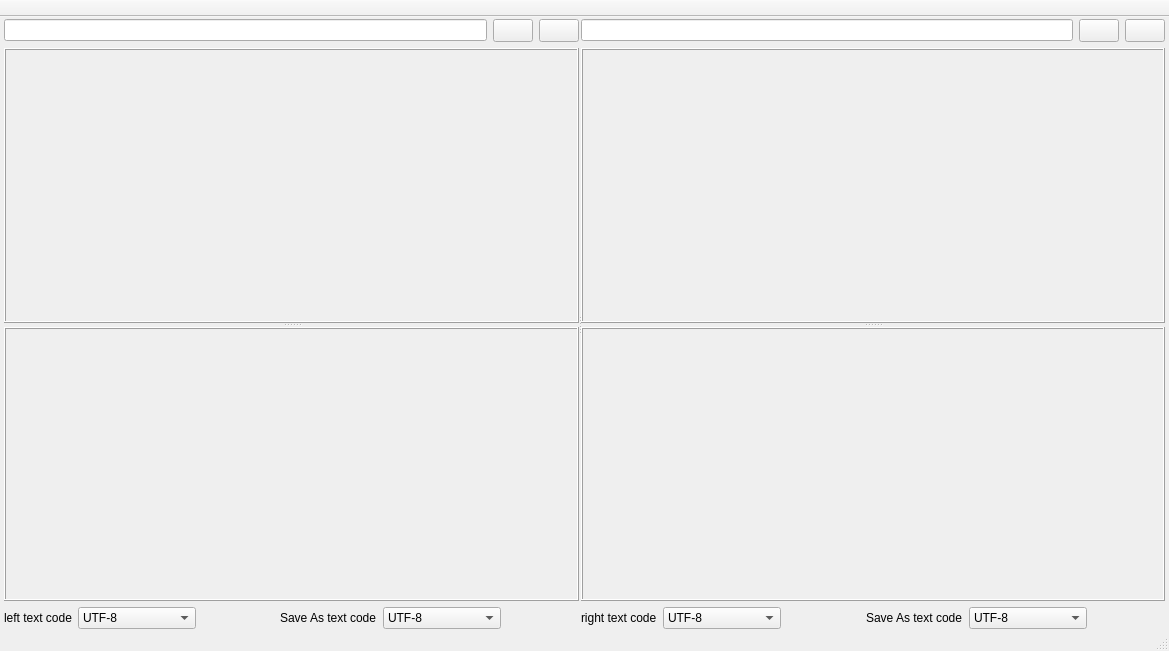
<?xml version="1.0" encoding="UTF-8"?>
<ui version="4.0">
 <class>CompareWin</class>
 <widget class="QMainWindow" name="CompareWin">
  <property name="windowModality">
   <enum>Qt::NonModal</enum>
  </property>
  <property name="geometry">
   <rect>
    <x>0</x>
    <y>0</y>
    <width>1169</width>
    <height>651</height>
   </rect>
  </property>
  <property name="acceptDrops">
   <bool>true</bool>
  </property>
  <property name="windowTitle">
   <string>RealCompare File</string>
  </property>
  <property name="windowIcon">
   <iconset resource="RealCompare.qrc">
    <normaloff>:/Resources/img/main.png</normaloff>:/Resources/img/main.png</iconset>
  </property>
  <widget class="QWidget" name="centralWidget">
   <layout class="QVBoxLayout" name="verticalLayout_3">
    <property name="spacing">
     <number>0</number>
    </property>
    <property name="leftMargin">
     <number>4</number>
    </property>
    <property name="topMargin">
     <number>2</number>
    </property>
    <property name="rightMargin">
     <number>4</number>
    </property>
    <property name="bottomMargin">
     <number>0</number>
    </property>
    <item>
     <widget class="QSplitter" name="splitter">
      <property name="orientation">
       <enum>Qt::Horizontal</enum>
      </property>
      <property name="handleWidth">
       <number>2</number>
      </property>
      <widget class="QWidget" name="leftWidget" native="true">
       <layout class="QVBoxLayout" name="verticalLayout_left">
        <property name="spacing">
         <number>0</number>
        </property>
        <property name="leftMargin">
         <number>0</number>
        </property>
        <property name="topMargin">
         <number>0</number>
        </property>
        <property name="rightMargin">
         <number>0</number>
        </property>
        <property name="bottomMargin">
         <number>0</number>
        </property>
        <item>
         <widget class="QWidget" name="leftChildWidget" native="true">
          <layout class="QVBoxLayout" name="verticalLayout">
           <property name="leftMargin">
            <number>0</number>
           </property>
           <property name="topMargin">
            <number>0</number>
           </property>
           <property name="rightMargin">
            <number>0</number>
           </property>
           <property name="bottomMargin">
            <number>0</number>
           </property>
           <item>
            <layout class="QHBoxLayout" name="horizontalLayout">
             <item>
              <widget class="DragLineEdit" name="leftPath"/>
             </item>
             <item>
              <widget class="QToolButton" name="leftBt">
               <property name="minimumSize">
                <size>
                 <width>40</width>
                 <height>0</height>
                </size>
               </property>
               <property name="toolTip">
                <string>Open File</string>
               </property>
               <property name="text">
                <string/>
               </property>
               <property name="icon">
                <iconset resource="RealCompare.qrc">
                 <normaloff>:/Resources/img/open1.png</normaloff>:/Resources/img/open1.png</iconset>
               </property>
              </widget>
             </item>
             <item>
              <widget class="QToolButton" name="leftSaveBt">
               <property name="minimumSize">
                <size>
                 <width>40</width>
                 <height>0</height>
                </size>
               </property>
               <property name="toolTip">
                <string>Save File</string>
               </property>
               <property name="text">
                <string/>
               </property>
               <property name="icon">
                <iconset resource="RealCompare.qrc">
                 <normaloff>:/Resources/img/save.png</normaloff>:/Resources/img/save.png</iconset>
               </property>
              </widget>
             </item>
            </layout>
           </item>
           <item>
            <widget class="NdSplitter" name="splitter_left">
             <property name="orientation">
              <enum>Qt::Vertical</enum>
             </property>
             <widget class="QsciDisplayWindow" name="leftSrc">
              <property name="frameShape">
               <enum>QFrame::Box</enum>
              </property>
              <property name="frameShadow">
               <enum>QFrame::Raised</enum>
              </property>
              <property name="lineWidth">
               <number>1</number>
              </property>
             </widget>
             <widget class="QsciDisplayWindow" name="leftDiffView">
              <property name="frameShape">
               <enum>QFrame::Box</enum>
              </property>
              <property name="frameShadow">
               <enum>QFrame::Raised</enum>
              </property>
             </widget>
            </widget>
           </item>
           <item>
            <layout class="QHBoxLayout" name="horizontalLayout_5">
             <item>
              <widget class="QLabel" name="leftLabel">
               <property name="text">
                <string>left text code</string>
               </property>
              </widget>
             </item>
             <item>
              <widget class="QComboBox" name="leftCodeBox">
               <property name="enabled">
                <bool>true</bool>
               </property>
               <item>
                <property name="text">
                 <string>UTF-8</string>
                </property>
               </item>
               <item>
                <property name="text">
                 <string>UTF-8 BOM</string>
                </property>
               </item>
               <item>
                <property name="text">
                 <string>UTF16-LE</string>
                </property>
               </item>
               <item>
                <property name="text">
                 <string>UTF16-BG</string>
                </property>
               </item>
               <item>
                <property name="text">
                 <string>GBK</string>
                </property>
               </item>
               <item>
                <property name="text">
                 <string>EUC-JP</string>
                </property>
               </item>
               <item>
                <property name="text">
                 <string>Shift-JIS</string>
                </property>
               </item>
               <item>
                <property name="text">
                 <string>EUC-KR</string>
                </property>
               </item>
               <item>
                <property name="text">
                 <string>KOI8-R</string>
                </property>
               </item>
               <item>
                <property name="text">
                 <string>TSCII</string>
                </property>
               </item>
               <item>
                <property name="text">
                 <string>TIS_620</string>
                </property>
               </item>
               <item>
                <property name="text">
                 <string>BIG5</string>
                </property>
               </item>
               <item>
                <property name="text">
                 <string>WINDOWS1250</string>
                </property>
               </item>
               <item>
                <property name="text">
                 <string>UNKNOWN</string>
                </property>
               </item>
              </widget>
             </item>
             <item>
              <spacer name="horizontalSpacer">
               <property name="orientation">
                <enum>Qt::Horizontal</enum>
               </property>
               <property name="sizeHint" stdset="0">
                <size>
                 <width>40</width>
                 <height>20</height>
                </size>
               </property>
              </spacer>
             </item>
             <item>
              <widget class="QLabel" name="label">
               <property name="text">
                <string>Save As text code</string>
               </property>
              </widget>
             </item>
             <item>
              <widget class="QComboBox" name="leftSaveCodeBox">
               <item>
                <property name="text">
                 <string>UTF-8</string>
                </property>
               </item>
               <item>
                <property name="text">
                 <string>UTF-8 BOM</string>
                </property>
               </item>
               <item>
                <property name="text">
                 <string>UTF16-LE</string>
                </property>
               </item>
               <item>
                <property name="text">
                 <string>UTF16-BG</string>
                </property>
               </item>
               <item>
                <property name="text">
                 <string>GBK</string>
                </property>
               </item>
               <item>
                <property name="text">
                 <string>EUC-JP</string>
                </property>
               </item>
               <item>
                <property name="text">
                 <string>Shift-JIS</string>
                </property>
               </item>
               <item>
                <property name="text">
                 <string>EUC-KR</string>
                </property>
               </item>
               <item>
                <property name="text">
                 <string>KOI8-R</string>
                </property>
               </item>
               <item>
                <property name="text">
                 <string>TSCII</string>
                </property>
               </item>
               <item>
                <property name="text">
                 <string>TIS_620</string>
                </property>
               </item>
               <item>
                <property name="text">
                 <string>BIG5</string>
                </property>
               </item>
               <item>
                <property name="text">
                 <string>WINDOWS1250</string>
                </property>
               </item>
               <item>
                <property name="text">
                 <string>UNKNOWN</string>
                </property>
               </item>
              </widget>
             </item>
             <item>
              <spacer name="horizontalSpacer_3">
               <property name="orientation">
                <enum>Qt::Horizontal</enum>
               </property>
               <property name="sizeHint" stdset="0">
                <size>
                 <width>40</width>
                 <height>20</height>
                </size>
               </property>
              </spacer>
             </item>
            </layout>
           </item>
          </layout>
         </widget>
        </item>
       </layout>
      </widget>
      <widget class="QWidget" name="rightWidget" native="true">
       <layout class="QVBoxLayout" name="verticalLayout_right">
        <property name="spacing">
         <number>0</number>
        </property>
        <property name="leftMargin">
         <number>0</number>
        </property>
        <property name="topMargin">
         <number>0</number>
        </property>
        <property name="rightMargin">
         <number>0</number>
        </property>
        <property name="bottomMargin">
         <number>0</number>
        </property>
        <item>
         <widget class="QWidget" name="rightChildWidget" native="true">
          <layout class="QVBoxLayout" name="verticalLayout_2">
           <property name="leftMargin">
            <number>0</number>
           </property>
           <property name="topMargin">
            <number>0</number>
           </property>
           <property name="rightMargin">
            <number>0</number>
           </property>
           <property name="bottomMargin">
            <number>0</number>
           </property>
           <item>
            <layout class="QHBoxLayout" name="horizontalLayout_3">
             <item>
              <widget class="DragLineEdit" name="rightPath"/>
             </item>
             <item>
              <widget class="QToolButton" name="rightBt">
               <property name="minimumSize">
                <size>
                 <width>40</width>
                 <height>0</height>
                </size>
               </property>
               <property name="toolTip">
                <string>Open File</string>
               </property>
               <property name="text">
                <string/>
               </property>
               <property name="icon">
                <iconset resource="RealCompare.qrc">
                 <normaloff>:/Resources/img/open1.png</normaloff>:/Resources/img/open1.png</iconset>
               </property>
              </widget>
             </item>
             <item>
              <widget class="QToolButton" name="rightSaveBt">
               <property name="minimumSize">
                <size>
                 <width>40</width>
                 <height>0</height>
                </size>
               </property>
               <property name="toolTip">
                <string>Save File</string>
               </property>
               <property name="text">
                <string/>
               </property>
               <property name="icon">
                <iconset resource="RealCompare.qrc">
                 <normaloff>:/Resources/img/save.png</normaloff>:/Resources/img/save.png</iconset>
               </property>
              </widget>
             </item>
            </layout>
           </item>
           <item>
            <widget class="NdSplitter" name="splitter_right">
             <property name="orientation">
              <enum>Qt::Vertical</enum>
             </property>
             <widget class="QsciDisplayWindow" name="rightSrc">
              <property name="frameShape">
               <enum>QFrame::Box</enum>
              </property>
              <property name="frameShadow">
               <enum>QFrame::Raised</enum>
              </property>
             </widget>
             <widget class="QsciDisplayWindow" name="rightDiffView">
              <property name="frameShape">
               <enum>QFrame::Box</enum>
              </property>
              <property name="frameShadow">
               <enum>QFrame::Raised</enum>
              </property>
             </widget>
            </widget>
           </item>
           <item>
            <layout class="QHBoxLayout" name="horizontalLayout_6">
             <item>
              <widget class="QLabel" name="rightLabel">
               <property name="text">
                <string>right text code</string>
               </property>
              </widget>
             </item>
             <item>
              <widget class="QComboBox" name="rightCodeBox">
               <property name="enabled">
                <bool>true</bool>
               </property>
               <item>
                <property name="text">
                 <string>UTF-8</string>
                </property>
               </item>
               <item>
                <property name="text">
                 <string>UTF-8 BOM</string>
                </property>
               </item>
               <item>
                <property name="text">
                 <string>UTF16-LE</string>
                </property>
               </item>
               <item>
                <property name="text">
                 <string>UTF16-BG</string>
                </property>
               </item>
               <item>
                <property name="text">
                 <string>GBK</string>
                </property>
               </item>
               <item>
                <property name="text">
                 <string>EUC-JP</string>
                </property>
               </item>
               <item>
                <property name="text">
                 <string>Shift-JIS</string>
                </property>
               </item>
               <item>
                <property name="text">
                 <string>EUC-KR</string>
                </property>
               </item>
               <item>
                <property name="text">
                 <string>KOI8-R</string>
                </property>
               </item>
               <item>
                <property name="text">
                 <string>TSCII</string>
                </property>
               </item>
               <item>
                <property name="text">
                 <string>TIS_620</string>
                </property>
               </item>
               <item>
                <property name="text">
                 <string>BIG5</string>
                </property>
               </item>
               <item>
                <property name="text">
                 <string>WINDOWS1250</string>
                </property>
               </item>
               <item>
                <property name="text">
                 <string>UNKNOWN</string>
                </property>
               </item>
              </widget>
             </item>
             <item>
              <spacer name="horizontalSpacer_2">
               <property name="orientation">
                <enum>Qt::Horizontal</enum>
               </property>
               <property name="sizeHint" stdset="0">
                <size>
                 <width>40</width>
                 <height>20</height>
                </size>
               </property>
              </spacer>
             </item>
             <item>
              <widget class="QLabel" name="label_2">
               <property name="text">
                <string>Save As text code</string>
               </property>
              </widget>
             </item>
             <item>
              <widget class="QComboBox" name="rightSaveCodeBox">
               <item>
                <property name="text">
                 <string>UTF-8</string>
                </property>
               </item>
               <item>
                <property name="text">
                 <string>UTF-8 BOM</string>
                </property>
               </item>
               <item>
                <property name="text">
                 <string>UTF16-LE</string>
                </property>
               </item>
               <item>
                <property name="text">
                 <string>UTF16-BG</string>
                </property>
               </item>
               <item>
                <property name="text">
                 <string>GBK</string>
                </property>
               </item>
               <item>
                <property name="text">
                 <string>EUC-JP</string>
                </property>
               </item>
               <item>
                <property name="text">
                 <string>Shift-JIS</string>
                </property>
               </item>
               <item>
                <property name="text">
                 <string>EUC-KR</string>
                </property>
               </item>
               <item>
                <property name="text">
                 <string>KOI8-R</string>
                </property>
               </item>
               <item>
                <property name="text">
                 <string>TSCII</string>
                </property>
               </item>
               <item>
                <property name="text">
                 <string>TIS_620</string>
                </property>
               </item>
               <item>
                <property name="text">
                 <string>BIG5</string>
                </property>
               </item>
               <item>
                <property name="text">
                 <string>WINDOWS1250</string>
                </property>
               </item>
               <item>
                <property name="text">
                 <string>UNKNOWN</string>
                </property>
               </item>
              </widget>
             </item>
             <item>
              <spacer name="horizontalSpacer_4">
               <property name="orientation">
                <enum>Qt::Horizontal</enum>
               </property>
               <property name="sizeHint" stdset="0">
                <size>
                 <width>40</width>
                 <height>20</height>
                </size>
               </property>
              </spacer>
             </item>
            </layout>
           </item>
          </layout>
         </widget>
        </item>
       </layout>
      </widget>
     </widget>
    </item>
   </layout>
  </widget>
  <widget class="QMenuBar" name="menuBar">
   <property name="geometry">
    <rect>
     <x>0</x>
     <y>0</y>
     <width>1169</width>
     <height>23</height>
    </rect>
   </property>
  </widget>
  <widget class="QToolBar" name="mainToolBar">
   <property name="movable">
    <bool>false</bool>
   </property>
   <property name="iconSize">
    <size>
     <width>22</width>
     <height>22</height>
    </size>
   </property>
   <property name="toolButtonStyle">
    <enum>Qt::ToolButtonTextUnderIcon</enum>
   </property>
   <property name="floatable">
    <bool>false</bool>
   </property>
   <attribute name="toolBarArea">
    <enum>TopToolBarArea</enum>
   </attribute>
   <attribute name="toolBarBreak">
    <bool>false</bool>
   </attribute>
  </widget>
  <widget class="QStatusBar" name="statusBar"/>
 </widget>
 <layoutdefault spacing="6" margin="11"/>
 <customwidgets>
  <customwidget>
   <class>QsciDisplayWindow</class>
   <extends>QFrame</extends>
   <header>qscidisplaywindow.h</header>
   <container>1</container>
  </customwidget>
  <customwidget>
   <class>DragLineEdit</class>
   <extends>QLineEdit</extends>
   <header>draglineedit.h</header>
  </customwidget>
  <customwidget>
   <class>NdSplitter</class>
   <extends>QSplitter</extends>
   <header location="global">ndsplitter.h</header>
   <container>1</container>
  </customwidget>
 </customwidgets>
 <resources>
  <include location="RealCompare.qrc"/>
 </resources>
 <connections>
  <connection>
   <sender>leftBt</sender>
   <signal>clicked()</signal>
   <receiver>CompareWin</receiver>
   <slot>slot_openLeftFile()</slot>
   <hints>
    <hint type="sourcelabel">
     <x>527</x>
     <y>68</y>
    </hint>
    <hint type="destinationlabel">
     <x>584</x>
     <y>624</y>
    </hint>
   </hints>
  </connection>
  <connection>
   <sender>rightBt</sender>
   <signal>clicked()</signal>
   <receiver>CompareWin</receiver>
   <slot>slot_openRightFile()</slot>
   <hints>
    <hint type="sourcelabel">
     <x>1108</x>
     <y>68</y>
    </hint>
    <hint type="destinationlabel">
     <x>930</x>
     <y>622</y>
    </hint>
   </hints>
  </connection>
  <connection>
   <sender>leftSaveBt</sender>
   <signal>clicked()</signal>
   <receiver>CompareWin</receiver>
   <slot>slot_saveLeftFile()</slot>
   <hints>
    <hint type="sourcelabel">
     <x>573</x>
     <y>68</y>
    </hint>
    <hint type="destinationlabel">
     <x>584</x>
     <y>325</y>
    </hint>
   </hints>
  </connection>
  <connection>
   <sender>rightSaveBt</sender>
   <signal>clicked()</signal>
   <receiver>CompareWin</receiver>
   <slot>slot_saveRightFile()</slot>
   <hints>
    <hint type="sourcelabel">
     <x>1154</x>
     <y>68</y>
    </hint>
    <hint type="destinationlabel">
     <x>584</x>
     <y>325</y>
    </hint>
   </hints>
  </connection>
  <connection>
   <sender>rightCodeBox</sender>
   <signal>currentIndexChanged(int)</signal>
   <receiver>CompareWin</receiver>
   <slot>slot_rightCodeChange(int)</slot>
   <hints>
    <hint type="sourcelabel">
     <x>772</x>
     <y>618</y>
    </hint>
    <hint type="destinationlabel">
     <x>584</x>
     <y>325</y>
    </hint>
   </hints>
  </connection>
  <connection>
   <sender>leftCodeBox</sender>
   <signal>currentIndexChanged(int)</signal>
   <receiver>CompareWin</receiver>
   <slot>slot_leftCodeChange(int)</slot>
   <hints>
    <hint type="sourcelabel">
     <x>184</x>
     <y>618</y>
    </hint>
    <hint type="destinationlabel">
     <x>2</x>
     <y>618</y>
    </hint>
   </hints>
  </connection>
  <connection>
   <sender>leftSaveCodeBox</sender>
   <signal>currentIndexChanged(int)</signal>
   <receiver>CompareWin</receiver>
   <slot>on_leftSaveCodeChange(int)</slot>
   <hints>
    <hint type="sourcelabel">
     <x>436</x>
     <y>608</y>
    </hint>
    <hint type="destinationlabel">
     <x>584</x>
     <y>325</y>
    </hint>
   </hints>
  </connection>
  <connection>
   <sender>rightSaveCodeBox</sender>
   <signal>currentIndexChanged(int)</signal>
   <receiver>CompareWin</receiver>
   <slot>on_rightSaveCodeChange(int)</slot>
   <hints>
    <hint type="sourcelabel">
     <x>1021</x>
     <y>608</y>
    </hint>
    <hint type="destinationlabel">
     <x>584</x>
     <y>325</y>
    </hint>
   </hints>
  </connection>
 </connections>
 <slots>
  <slot>slot_openLeftFile()</slot>
  <slot>slot_openRightFile()</slot>
  <slot>slot_doCmp()</slot>
  <slot>slot_saveLeftFile()</slot>
  <slot>slot_saveRightFile()</slot>
  <slot>slot_leftCodeChange(int)</slot>
  <slot>slot_rightCodeChange(int)</slot>
  <slot>on_leftSaveCodeChange(int)</slot>
  <slot>on_rightSaveCodeChange(int)</slot>
 </slots>
</ui>
